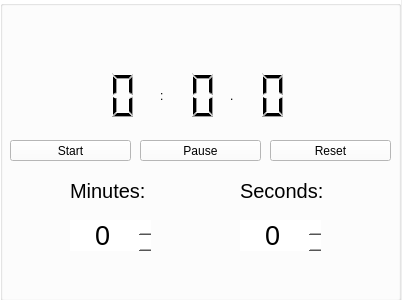
<?xml version="1.0" encoding="UTF-8"?>
<ui version="4.0">
 <class>Form</class>
 <widget class="QWidget" name="Form">
  <property name="geometry">
   <rect>
    <x>0</x>
    <y>0</y>
    <width>402</width>
    <height>300</height>
   </rect>
  </property>
  <property name="windowTitle">
   <string>Form</string>
  </property>
  <property name="autoFillBackground">
   <bool>false</bool>
  </property>
  <property name="styleSheet">
   <string notr="true"/>
  </property>
  <widget class="QLCDNumber" name="lcdMinutes">
   <property name="geometry">
    <rect>
     <x>80</x>
     <y>70</y>
     <width>61</width>
     <height>51</height>
    </rect>
   </property>
   <property name="lineWidth">
    <number>0</number>
   </property>
   <property name="digitCount">
    <number>2</number>
   </property>
  </widget>
  <widget class="QLCDNumber" name="lcdSeconds">
   <property name="geometry">
    <rect>
     <x>160</x>
     <y>70</y>
     <width>61</width>
     <height>51</height>
    </rect>
   </property>
   <property name="lineWidth">
    <number>0</number>
   </property>
   <property name="digitCount">
    <number>2</number>
   </property>
  </widget>
  <widget class="QLCDNumber" name="lcdCS">
   <property name="geometry">
    <rect>
     <x>230</x>
     <y>70</y>
     <width>61</width>
     <height>51</height>
    </rect>
   </property>
   <property name="lineWidth">
    <number>0</number>
   </property>
   <property name="digitCount">
    <number>2</number>
   </property>
  </widget>
  <widget class="QPushButton" name="pushButton">
   <property name="geometry">
    <rect>
     <x>10</x>
     <y>140</y>
     <width>121</width>
     <height>21</height>
    </rect>
   </property>
   <property name="styleSheet">
    <string notr="true">QPushButton {
font: 8pt  &quot;Epilogue&quot;;
background-color:rgb(255,255,255)					
}
</string>
   </property>
   <property name="text">
    <string>Start</string>
   </property>
  </widget>
  <widget class="QLabel" name="label_2">
   <property name="geometry">
    <rect>
     <x>160</x>
     <y>80</y>
     <width>21</width>
     <height>31</height>
    </rect>
   </property>
   <property name="lineWidth">
    <number>0</number>
   </property>
   <property name="text">
    <string>:</string>
   </property>
   <property name="indent">
    <number>0</number>
   </property>
  </widget>
  <widget class="QLabel" name="label_3">
   <property name="geometry">
    <rect>
     <x>230</x>
     <y>80</y>
     <width>21</width>
     <height>31</height>
    </rect>
   </property>
   <property name="lineWidth">
    <number>0</number>
   </property>
   <property name="text">
    <string>.</string>
   </property>
   <property name="indent">
    <number>0</number>
   </property>
  </widget>
  <widget class="QPushButton" name="pushButton_2">
   <property name="geometry">
    <rect>
     <x>140</x>
     <y>140</y>
     <width>121</width>
     <height>21</height>
    </rect>
   </property>
   <property name="styleSheet">
    <string notr="true">QPushButton {
font: 8pt  &quot;Epilogue&quot;;
background-color:rgb(255,255,255)					
}
QPushButton:hover {
background-color:pink;
}</string>
   </property>
   <property name="text">
    <string>Pause</string>
   </property>
  </widget>
  <widget class="QPushButton" name="pushButton_3">
   <property name="geometry">
    <rect>
     <x>270</x>
     <y>140</y>
     <width>121</width>
     <height>21</height>
    </rect>
   </property>
   <property name="styleSheet">
    <string notr="true">QPushButton {
font: 8pt  &quot;Epilogue&quot;;
background-color:rgb(255,255,255)					
}
QPushButton:hover {
background-color:pink;
}</string>
   </property>
   <property name="text">
    <string>Reset</string>
   </property>
  </widget>
  <widget class="QSpinBox" name="spinBox">
   <property name="geometry">
    <rect>
     <x>70</x>
     <y>220</y>
     <width>81</width>
     <height>31</height>
    </rect>
   </property>
   <property name="styleSheet">
    <string notr="true">QSpinBox {
    font-family: &quot;Epilogue&quot;;  
    font-size: 20pt;
    background-color: rgb(255,255,255);
	border-radius:10 pt;
    color: rgb(0,0,0);
}
QSpinBox QLineEdit {
    background-color: rgb(255,255,255);
    border: none;
    padding: 4px 6px;
}
/*QSpinBox::up-button, QSpinBox::down-button {
    background-color: rgb(255,255,255);
    border: 1px solid rgb(200,200,200);
    border-radius: 3px;
    min-width: 16px;
    min-height: 14px;
}
QSpinBox::up-button:hover, QSpinBox::down-button:hover {
    background-color: pink;
}*/</string>
   </property>
   <property name="wrapping">
    <bool>false</bool>
   </property>
   <property name="frame">
    <bool>false</bool>
   </property>
   <property name="alignment">
    <set>Qt::AlignCenter</set>
   </property>
   <property name="readOnly">
    <bool>false</bool>
   </property>
   <property name="buttonSymbols">
    <enum>QAbstractSpinBox::UpDownArrows</enum>
   </property>
   <property name="suffix">
    <string extracomment="minutes"/>
   </property>
  </widget>
  <widget class="QLabel" name="label_4">
   <property name="geometry">
    <rect>
     <x>70</x>
     <y>170</y>
     <width>91</width>
     <height>41</height>
    </rect>
   </property>
   <property name="font">
    <font>
     <pointsize>-1</pointsize>
    </font>
   </property>
   <property name="styleSheet">
    <string notr="true">font-size: 20px</string>
   </property>
   <property name="text">
    <string>Minutes: </string>
   </property>
  </widget>
  <widget class="QLabel" name="label_5">
   <property name="geometry">
    <rect>
     <x>240</x>
     <y>170</y>
     <width>101</width>
     <height>41</height>
    </rect>
   </property>
   <property name="font">
    <font>
     <pointsize>-1</pointsize>
    </font>
   </property>
   <property name="styleSheet">
    <string notr="true">font-size: 20px</string>
   </property>
   <property name="text">
    <string>Seconds:</string>
   </property>
  </widget>
  <widget class="QSpinBox" name="spinBox_2">
   <property name="geometry">
    <rect>
     <x>240</x>
     <y>220</y>
     <width>81</width>
     <height>31</height>
    </rect>
   </property>
   <property name="styleSheet">
    <string notr="true">QSpinBox {
    font-family: &quot;Epilogue&quot;;  
    font-size: 20pt;
    background-color: rgb(255,255,255);
	border-radius:10 pt;
    color: rgb(0,0,0);
}
QSpinBox QLineEdit {
    background-color: rgb(255,255,255);
    border: none;
    padding: 4px 6px;
}
/*QSpinBox::up-button, QSpinBox::down-button {
    background-color: rgb(255,255,255);
    border: 1px solid rgb(200,200,200);
    border-radius: 3px;
    min-width: 16px;
    min-height: 14px;
}
QSpinBox::up-button:hover, QSpinBox::down-button:hover {
    background-color: pink;
}*/</string>
   </property>
   <property name="wrapping">
    <bool>false</bool>
   </property>
   <property name="frame">
    <bool>false</bool>
   </property>
   <property name="alignment">
    <set>Qt::AlignCenter</set>
   </property>
   <property name="readOnly">
    <bool>false</bool>
   </property>
   <property name="buttonSymbols">
    <enum>QAbstractSpinBox::UpDownArrows</enum>
   </property>
   <property name="suffix">
    <string extracomment="minutes"/>
   </property>
  </widget>
  <widget class="QGroupBox" name="groupBox">
   <property name="geometry">
    <rect>
     <x>0</x>
     <y>0</y>
     <width>401</width>
     <height>301</height>
    </rect>
   </property>
   <property name="styleSheet">
    <string notr="true">background-color: white</string>
   </property>
   <property name="title">
    <string/>
   </property>
  </widget>
  <zorder>groupBox</zorder>
  <zorder>lcdMinutes</zorder>
  <zorder>lcdSeconds</zorder>
  <zorder>lcdCS</zorder>
  <zorder>pushButton</zorder>
  <zorder>label_2</zorder>
  <zorder>label_3</zorder>
  <zorder>pushButton_2</zorder>
  <zorder>pushButton_3</zorder>
  <zorder>spinBox</zorder>
  <zorder>label_4</zorder>
  <zorder>label_5</zorder>
  <zorder>spinBox_2</zorder>
 </widget>
 <resources/>
 <connections/>
</ui>
